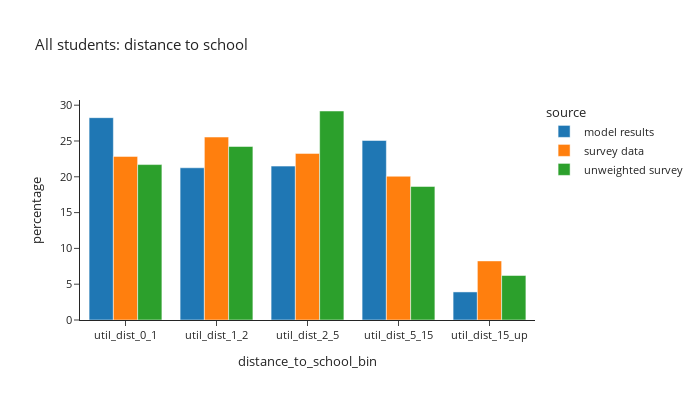
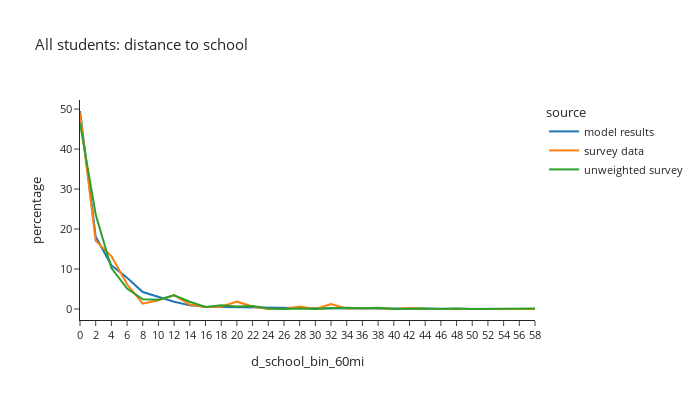

The notebook cell these images were saved under, in order:
### Code cell
def plot_distance(df:pd.DataFrame, group:str, title_name:str):
    count = df.loc[(df['source']=='model results') & (df[group]),['distance_to_school_bin']].value_counts()
    print(f"model person count =\n"
          f"{count.sort_values()}")
    df_plot = df.loc[(df[group]) & (df['distance_to_school_bin'] != float('nan'))].groupby(['source','distance_to_school_bin'])['person_weight'].sum().reset_index()
    df_plot['percentage'] = df_plot.groupby(['source'], group_keys=False)['person_weight'].\
            apply(lambda x: 100 * x / float(x.sum()))
    # df_plot
    #
    fig1 = px.bar(df_plot, x='distance_to_school_bin', y="percentage", color="source", barmode="group",template="simple_white",
                 title=title_name)
    fig1.for_each_annotation(lambda a: a.update(text = a.text.split("=")[-1]))
    fig1.update_layout(height=400, width=700, font=dict(size=11))
    fig1.show()

    df_plot = per_data.loc[(per_data[group]) & (per_data['d_school_bin_60mi'].notna())].groupby(['source','d_school_bin_60mi'])['person_weight'].sum().reset_index()
    df_plot['percentage'] = df_plot.groupby(['source'], group_keys=False)['person_weight'].\
                apply(lambda x: 100 * x / float(x.sum()))
    # df_plot
    #
    fig2 = px.line(df_plot, x='d_school_bin_60mi', y="percentage", color="source", template="simple_white",
                  title=title_name)
    fig2.for_each_annotation(lambda a: a.update(text = a.text.split("=")[-1]))
    fig2.update_layout(height=400, width=700, font=dict(size=11))
    fig2.show()

# distance to school: grade school
plot_distance(per_data,'is_student',"All students: distance to school")

### Figure 1 — Plotly figure (JSON) as saved in the notebook; plotly's stock layout.template omitted (floating-point values rounded to 4 significant figures)
{"data": [{"alignmentgroup": "True", "hovertemplate": "source=model results<br>distance_to_school_bin=%{x}<br>percentage=%{y}<extra></extra>", "legendgroup": "model results", "marker": {"color": "#1F77B4", "pattern": {"shape": ""}}, "name": "model results", "offsetgroup": "model results", "orientation": "v", "showlegend": true, "textposition": "auto", "type": "bar", "x": ["util_dist_0_1", "util_dist_1_2", "util_dist_2_5", "util_dist_5_15", "util_dist_15_up"], "xaxis": "x", "y": [28.26, 21.26, 21.49, 25.07, 3.92], "yaxis": "y"}, {"alignmentgroup": "True", "hovertemplate": "source=survey data<br>distance_to_school_bin=%{x}<br>percentage=%{y}<extra></extra>", "legendgroup": "survey data", "marker": {"color": "#FF7F0E", "pattern": {"shape": ""}}, "name": "survey data", "offsetgroup": "survey data", "orientation": "v", "showlegend": true, "textposition": "auto", "type": "bar", "x": ["util_dist_0_1", "util_dist_1_2", "util_dist_2_5", "util_dist_5_15", "util_dist_15_up"], "xaxis": "x", "y": [22.85, 25.55, 23.27, 20.08, 8.251], "yaxis": "y"}, {"alignmentgroup": "True", "hovertemplate": "source=unweighted survey<br>distance_to_school_bin=%{x}<br>percentage=%{y}<extra></extra>", "legendgroup": "unweighted survey", "marker": {"color": "#2CA02C", "pattern": {"shape": ""}}, "name": "unweighted survey", "offsetgroup": "unweighted survey", "orientation": "v", "showlegend": true, "textposition": "auto", "type": "bar", "x": ["util_dist_0_1", "util_dist_1_2", "util_dist_2_5", "util_dist_5_15", "util_dist_15_up"], "xaxis": "x", "y": [21.71, 24.24, 29.19, 18.65, 6.217], "yaxis": "y"}], "layout": {"barmode": "group", "font": {"size": 11}, "height": 400, "legend": {"title": {"text": "source"}, "tracegroupgap": 0}, "title": {"text": "All students: distance to school"}, "width": 700, "xaxis": {"anchor": "y", "domain": [0.0, 1.0], "title": {"text": "distance_to_school_bin"}}, "yaxis": {"anchor": "x", "domain": [0.0, 1.0], "title": {"text": "percentage"}}}}

### Figure 2 — Plotly figure (JSON) as saved in the notebook; plotly's stock layout.template omitted (floating-point values rounded to 4 significant figures)
{"data": [{"hovertemplate": "source=model results<br>d_school_bin_60mi=%{x}<br>percentage=%{y}<extra></extra>", "legendgroup": "model results", "line": {"color": "#1F77B4", "dash": "solid"}, "marker": {"symbol": "circle"}, "mode": "lines", "name": "model results", "orientation": "v", "showlegend": true, "type": "scatter", "x": ["0", "2", "4", "6", "8", "10", "12", "14", "16", "18", "20", "22", "24", "26", "28", "30", "32", "34", "36", "38", "40", "42", "44", "46", "48", "50", "52", "54", "56", "58"], "xaxis": "x", "y": [49.52, 18.12, 10.94, 7.817, 4.248, 2.972, 1.829, 0.9111, 0.5465, 0.4773, 0.3974, 0.3877, 0.314, 0.2608, 0.2282, 0.196, 0.1651, 0.1349, 0.1259, 0.1004, 0.07505, 0.07298, 0.0591, 0.02946, 0.02766, 0.01473, 0.01397, 0.005948, 0.004815, 0.00406], "yaxis": "y"}, {"hovertemplate": "source=survey data<br>d_school_bin_60mi=%{x}<br>percentage=%{y}<extra></extra>", "legendgroup": "survey data", "line": {"color": "#FF7F0E", "dash": "solid"}, "marker": {"symbol": "circle"}, "mode": "lines", "name": "survey data", "orientation": "v", "showlegend": true, "type": "scatter", "x": ["0", "2", "4", "6", "8", "10", "12", "14", "16", "18", "20", "22", "24", "26", "28", "30", "32", "34", "36", "38", "40", "42", "44", "46", "48", "50", "52", "54", "56", "58"], "xaxis": "x", "y": [49.07, 17.05, 13.25, 6.186, 1.321, 2.181, 3.472, 1.104, 0.5032, 0.5777, 1.834, 0.6255, 0.008449, 0.0, 0.6198, 0.0, 1.269, 0.1167, 0.1899, 0.2064, 0.0, 0.2709, 0.0731, 0.0, 0.0731, 0.0, 0.0, 0.0, 0.0, 0.004902], "yaxis": "y"}, {"hovertemplate": "source=unweighted survey<br>d_school_bin_60mi=%{x}<br>percentage=%{y}<extra></extra>", "legendgroup": "unweighted survey", "line": {"color": "#2CA02C", "dash": "solid"}, "marker": {"symbol": "circle"}, "mode": "lines", "name": "unweighted survey", "orientation": "v", "showlegend": true, "type": "scatter", "x": ["0", "2", "4", "6", "8", "10", "12", "14", "16", "18", "20", "22", "24", "26", "28", "30", "32", "34", "36", "38", "40", "42", "44", "46", "48", "50", "52", "54", "56", "58"], "xaxis": "x", "y": [46.43, 23.64, 10.22, 5.112, 2.449, 2.343, 3.408, 1.81, 0.5325, 0.9585, 0.639, 0.7455, 0.1065, 0.0, 0.1065, 0.0, 0.213, 0.3195, 0.213, 0.3195, 0.0, 0.1065, 0.1065, 0.0, 0.1065, 0.0, 0.0, 0.0, 0.0, 0.1065], "yaxis": "y"}], "layout": {"font": {"size": 11}, "height": 400, "legend": {"title": {"text": "source"}, "tracegroupgap": 0}, "title": {"text": "All students: distance to school"}, "width": 700, "xaxis": {"anchor": "y", "domain": [0.0, 1.0], "title": {"text": "d_school_bin_60mi"}}, "yaxis": {"anchor": "x", "domain": [0.0, 1.0], "title": {"text": "percentage"}}}}
